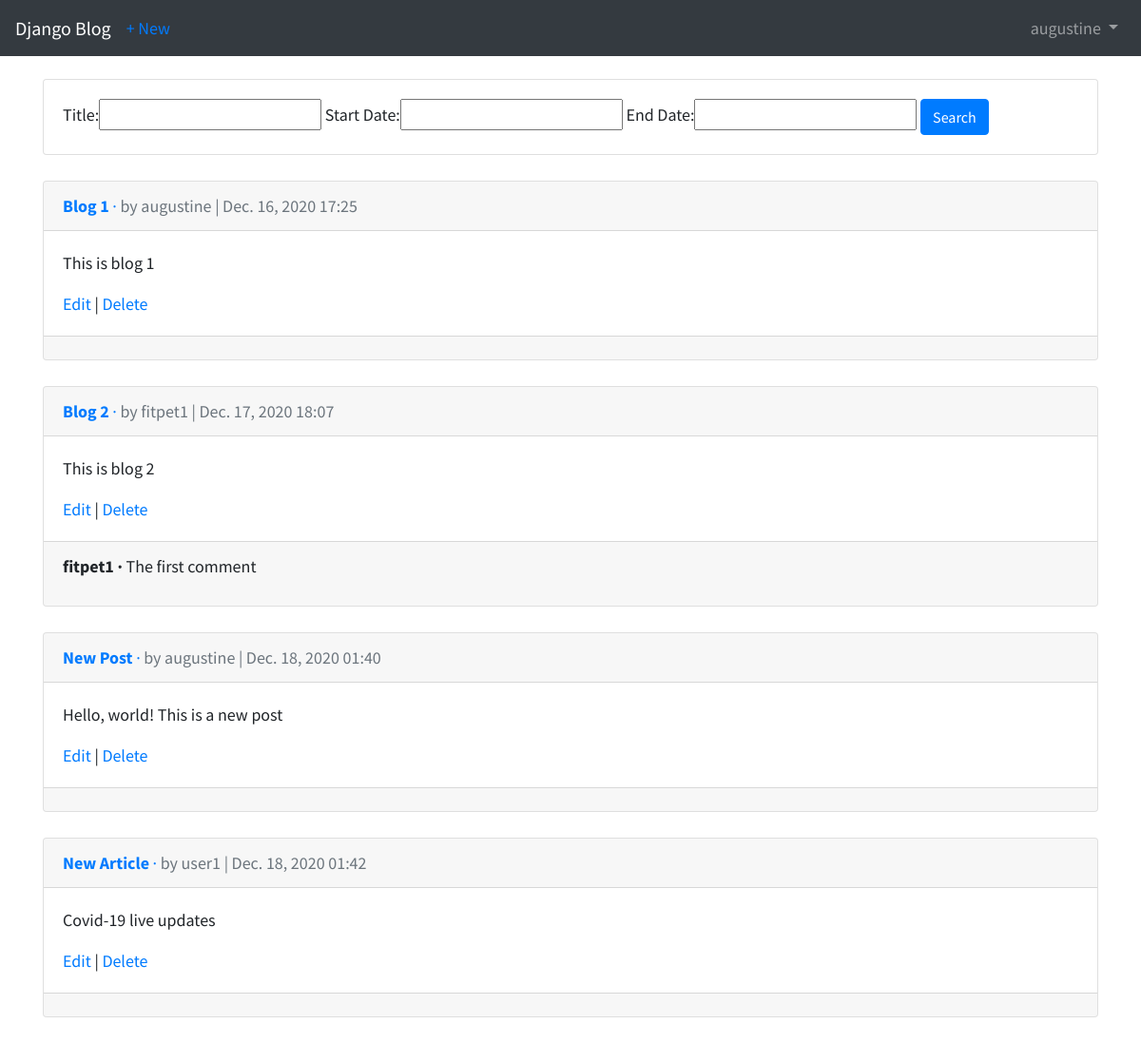
The app's page /posts/ (signed in) with its own data.
### users/models.py (models this page shows)
class CustomUser(AbstractUser):
    age = models.PositiveIntegerField(null=True, blank=True)

### blog/models.py (models this page shows, shortened)
class Post(models.Model):
    title = models.CharField(max_length=200)
    body = models.TextField()
    date = models.DateTimeField(auto_now_add=True)
    author = models.ForeignKey(
        get_user_model(),
        on_delete=models.CASCADE,
    ) # many-to-one relationships

class Comment(models.Model):
    post = models.ForeignKey(
        Post,
        on_delete=models.CASCADE,
        related_name='comments',
    )
    comment = models.CharField(max_length=150)
    author = models.ForeignKey(
        get_user_model(),
        on_delete=models.CASCADE,
    )
    def __str__(self):
        return self.comment

### blog/views.py (the view)
# urls.py: path('', BlogListView.as_view(), name='post_list'),
class BlogListView(LoginRequiredMixin, FilterView):
    model = Post
    template_name = 'post_list.html'
    login_url = 'login'
    filterset_class = PostFilter
    strict = False

### templates/post_list.html (shortened to what this page needs)
<!DOCTYPE html>
{% extends 'base.html' %}
    {% block content %}
        <div class="row">
            <div class="col">
                <div class="card card-body">
                    <form method="get">
                        {{filter.form}}
                        <button class="btn btn-primary" type="submit">Search</button>
                    </form>
                </div>
            </div>
        </div>
        {% for post in filter.qs %}
            <div class="card">
                <div class="card-header">
                    <a href="{% url 'post_detail' post.pk %}"><span class="font-weight-bold">{{ post.title|title }}</span> &middot;</a>
                    <span class="text-muted">by {{ post.author }} | {{ post.date|date }} {{ post.date|time:"H:i"}}</span>
                </div>
                <div class="card-body">
                    <p>{{ post.body }}</p>
                    <a href="{% url 'post_edit' post.pk %}">Edit</a> |
                    <a href="{% url 'post_delete' post.pk %}">Delete</a>
                </div>
                <div class="card-footer">
                    {% for comment in post.comments.all %}
                    <p>
                        <span class="font-weight-bold">{{ comment.author }} &middot;</span>
                        {{ comment }}
                    </p>
                    {% endfor %}
                </div>
            </div>
            <br />
        {% endfor %}
    {% endblock content %}

### templates/base.html (shortened to what this page needs)
<!DOCTYPE html>
{% load static %}
<html lang="en">
<head>
    <link rel="stylesheet" href="https://stackpath.bootstrapcdn.com/bootstrap/4.1.3/css/bootstrap.min.css">
    <link href="{% static 'css/base.css' %}" rel="stylesheet">
</head>
<body>
    <nav class="navbar navbar-expand-md navbar-dark bg-dark mb-4">
      <a class="navbar-brand" href="{% url 'home' %}">Django Blog</a>
      {% if user.is_authenticated %}
        <ul class="navbar-nav mr-auto">
          <li class="nav-item"><a href="{% url 'post_new' %}">+ New</a></li>
        </ul>
      {% endif %}
      <div class="collapse navbar-collapse" id="navbarCollapse">
        {% if user.is_authenticated %}
          <ul class="navbar-nav ml-auto">
            <li class="nav-item">
              <a class="nav-link dropdown-toggle" href="#" id="userMenu" data-toggle="dropdown" aria-haspopup="true" aria-expanded="false">
                {{ user.username }}
              </a>
            </li>
          </ul>
        {% endif %}
      </div>
    </nav>
    <div class="container">
        {% block content %}
        {% endblock content %}
    </div>
</body>
</html>

### static/css/base.css (style rules this page uses)
body { font-family: 'Source Sans Pro', sans-serif; font-size: 18px; }

### records on screen
CustomUser: username "augustine"
Post: title "Blog 1", author "augustine", date "Dec. 16, 2020", date "17:25", body "This is blog 1"
Post: title "Blog 2", author "fitpet1", date "Dec. 17, 2020", date "18:07", body "This is blog 2"
Comment: author "fitpet1", comment "The first comment"
Post: title "New Post", author "augustine", date "Dec. 18, 2020", date "01:40", body "Hello, world! This is a new post"
Post: title "New Article", author "user1", date "Dec. 18, 2020", date "01:42", body "Covid-19 live updates"
